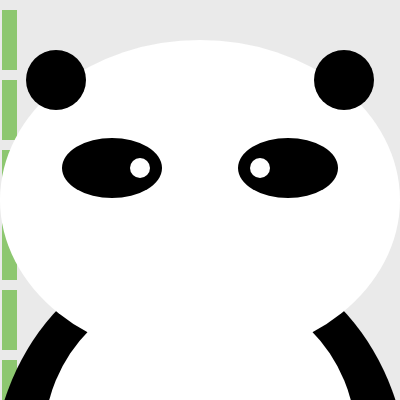
Frame 1 (no input)
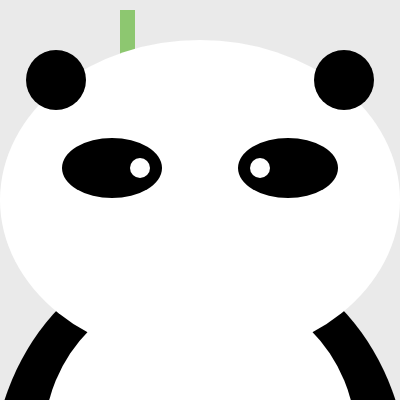
Frame 60 (no input)
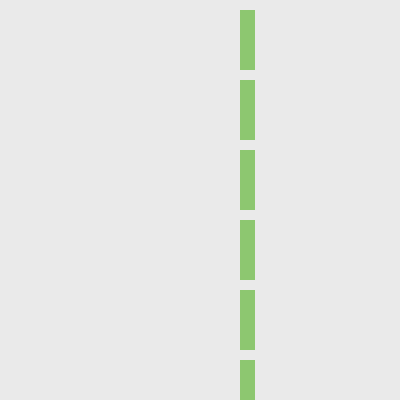
Frame 120 (the mouse pressed at the canvas centre since frame 60)

The p5.js sketch that drew these frames (run headless with seeded random() and noise() and a simulated clock; from frame 60 on, the mouse is pressed at the canvas centre):

// p5.js sketch
// ── sketch.js
let size;
let Xpos, speed;

function setup() {
  createCanvas(400, 400);
  size = 100;
  Xpos = 0;
  speed = 2;
}

function draw() {
  background(234);

  //decide the size of the body part according to the mouse movement
  size = abs(mouseX - width / 2) * 2;
  size_belly = abs(mouseY - height / 2) * 2;
  if (size_belly / size <= 1.3) {
    size_belly = 1.3 * size;
  }
  if (size_belly / size >= 4) {
    size_belly = 4 * size;
  }

  //move the bamboo
  if ((Xpos > width) || (Xpos < 0)) {
    speed = -speed;
  }
  Xpos += speed;

  //draw the bamboo
  fill(141, 199, 112);
  noStroke();
  rect(Xpos, 10, 15, 60);
  rect(Xpos, 80, 15, 60);
  rect(Xpos, 150, 15, 60);
  rect(Xpos, 220, 15, 60);
  rect(Xpos, 290, 15, 60);
  rect(Xpos, 360, 15, 60);

  //black part of boody
  fill(0);
  ellipse(width / 2, height / 2 + size * 0.7, size_belly * 0.8, 0.9 * size_belly);

  //white part of body
  fill(255);
  ellipse(width / 2, height / 2, size, 0.8 * size);
  ellipse(width / 2, height / 2 + size * 0.6, size_belly * 0.6, 0.6 * size_belly);

  //ear
  fill(0);
  ellipse(width / 2 - (size * 0.36), height / 2 - (size * 0.3), size * 0.15, size * 0.15);
  ellipse(width / 2 + (size * 0.36), height / 2 - (size * 0.3), size * 0.15, size * 0.15);


  //eyeblack and nose
  fill(0);
  ellipse(width / 2 - (size * 0.22), height / 2 - (size * 0.08), size * 0.25, size * 0.15);
  ellipse(width / 2 + (size * 0.22), height / 2 - (size * 0.08), size * 0.25, size * 0.15);

  //eyewhite
  fill(255);
  ellipse(width / 2 - (size * 0.15), height / 2 - (size * 0.08), size * 0.05, size * 0.05);
  ellipse(width / 2 + (size * 0.15), height / 2 - (size * 0.08), size * 0.05, size * 0.05);

}
